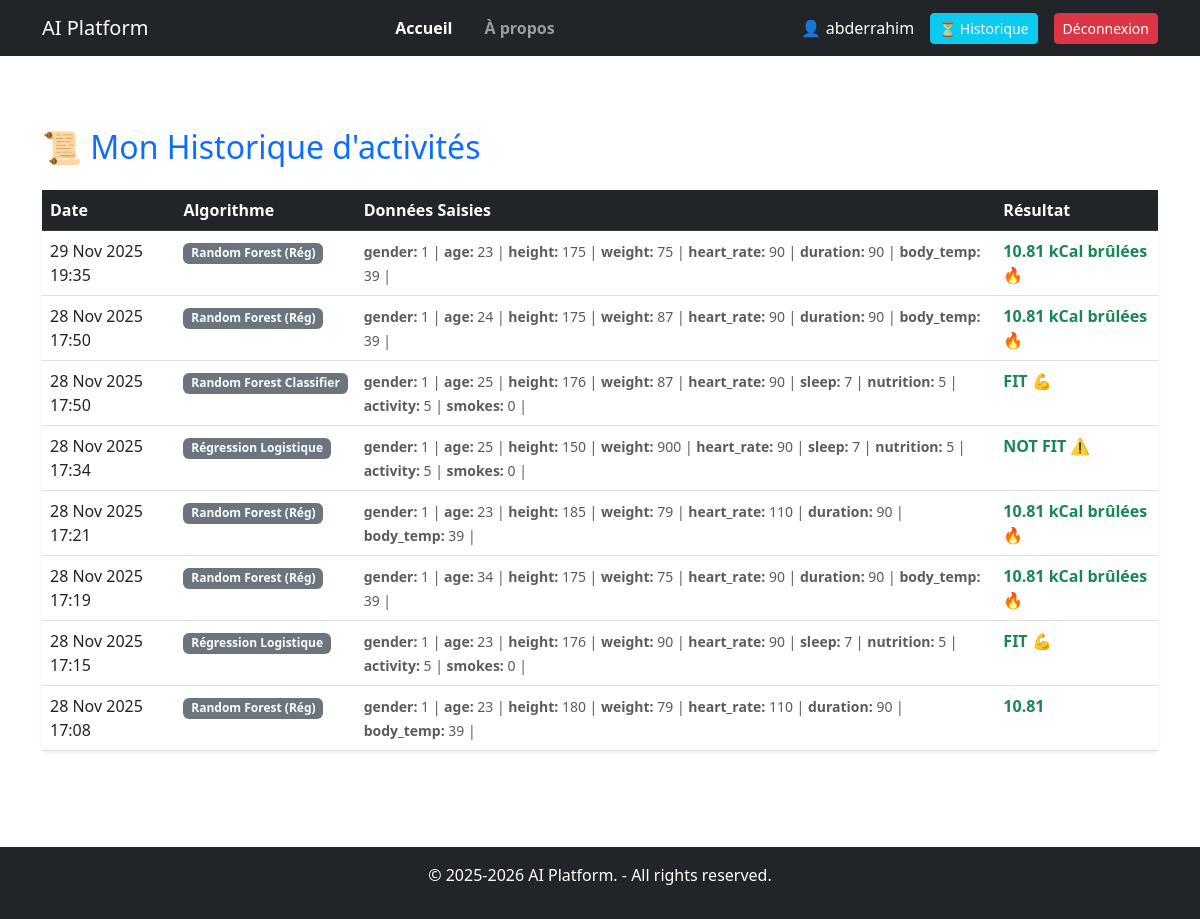
The page /historique/ (signed in) on the database as committed earlier.
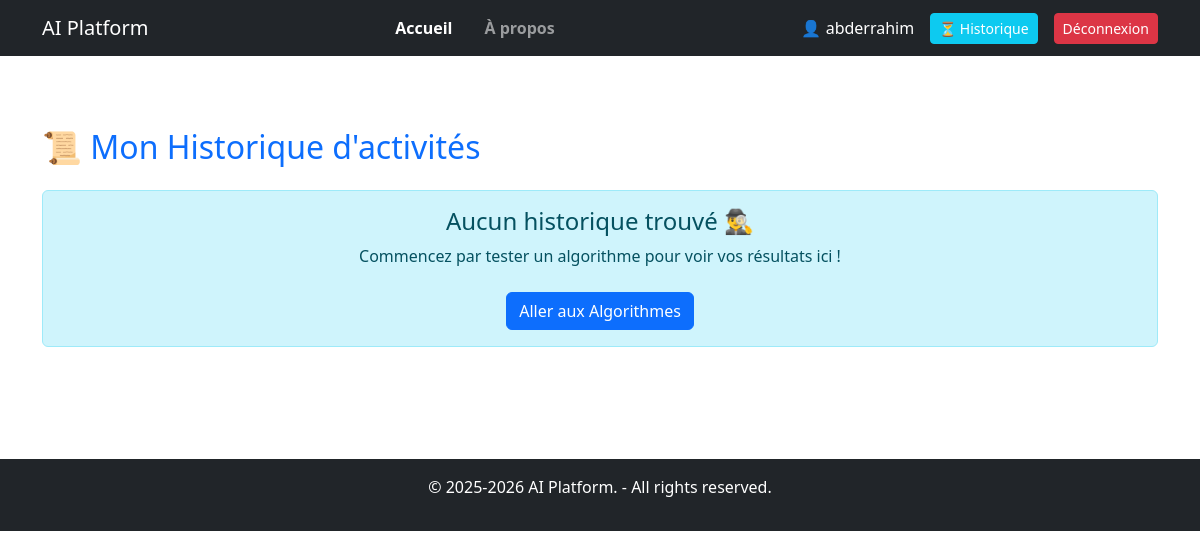
The same page on the database as committed later.
### algoML/models.py (models this page shows, shortened)
class Historique(models.Model):
    user = models.ForeignKey(User, on_delete=models.CASCADE)
    algo_name = models.CharField(max_length=100)
    input_data = models.JSONField()
    resultat = models.CharField(max_length=100)
    date = models.DateTimeField(auto_now_add=True)
    class Meta:
        ordering = ['-date']

### algoML/views.py (the view)
# urls.py: path('historique/', views.historique_view, name='historique'),
@login_required # Oblige à être connecté pour voir cette page
def historique_view(request):
    historiques = Historique.objects.filter(user=request.user)
    return render(request, 'historique.html', {'historiques': historiques})

### algoML/templates/historique.html
{% include "includes/header.html" %}
{% load static %}
<div class="container py-5">
    <h2 class="mb-4 text-primary">📜 Mon Historique d'activités</h2>
    {% if historiques %}
        <div class="card shadow-sm border-0">
            <div class="card-body p-0">
                <div class="table-responsive">
                    <table class="table table-hover mb-0">
                        <thead class="table-dark">
                            <tr>
                                <th>Date</th>
                                <th>Algorithme</th>
                                <th>Données Saisies</th>
                                <th>Résultat</th>
                            </tr>
                        </thead>
                        <tbody>
                            {% for item in historiques %}
                            <tr>
                                <td>{{ item.date|date:"d M Y H:i" }}</td>
                                <td>
                                    <span class="badge bg-secondary">{{ item.algo_name }}</span>
                                </td>
                                <td>
                                    <small class="text-muted">
                                        {% for key, value in item.input_data.items %}
                                            {% if key != 'algo' %} <strong>{{ key }}:</strong> {{ value }} |
                                            {% endif %}
                                        {% endfor %}
                                    </small>
                                </td>
                                <td>
                                    <span class="fw-bold text-success">{{ item.resultat }}</span>
                                </td>
                            </tr>
                            {% endfor %}
                        </tbody>
                    </table>
                </div>
            </div>
        </div>
    {% else %}
        <div class="alert alert-info text-center">
            <h4>Aucun historique trouvé 🕵️‍♂️</h4>
            <p>Commencez par tester un algorithme pour voir vos résultats ici !</p>
            <a href="{% url 'index' %}" class="btn btn-primary mt-2">Aller aux Algorithmes</a>
        </div>
    {% endif %}
</div>
{% include "includes/footer.html" %}

Rows that differ between the two databases and show on the page:
removed Historique: date "29 Nov 2025 19:35", algo_name "Random Forest (Rég)", input_data "gender" "age" "height" "weight" "heart_rate" "duration" "body_temp", input_data "1" "23" "175" "75" "90" "90" "39", resultat "10.81 kCal brûlées 🔥"
removed Historique: date "28 Nov 2025 17:50", algo_name "Random Forest (Rég)", input_data "gender" "age" "height" "weight" "heart_rate" "duration" "body_temp", input_data "1" "24" "175" "87" "90" "90" "39", resultat "10.81 kCal brûlées 🔥"
removed Historique: date "28 Nov 2025 17:50", algo_name "Random Forest Classifier", input_data "gender" "age" "height" "weight" "heart_rate" "sleep" "nutrition" "activity" "smokes", input_data "1" "25" "176" "87" "90" "7" "5" "5" "0", resultat "FIT 💪"
removed Historique: date "28 Nov 2025 17:34", algo_name "Régression Logistique", input_data "gender" "age" "height" "weight" "heart_rate" "sleep" "nutrition" "activity" "smokes", input_data "1" "25" "150" "900" "90" "7" "5" "5" "0", resultat "NOT FIT ⚠️"
removed Historique: date "28 Nov 2025 17:21", algo_name "Random Forest (Rég)", input_data "gender" "age" "height" "weight" "heart_rate" "duration" "body_temp", input_data "1" "23" "185" "79" "110" "90" "39", resultat "10.81 kCal brûlées 🔥"
removed Historique: date "28 Nov 2025 17:19", algo_name "Random Forest (Rég)", input_data "gender" "age" "height" "weight" "heart_rate" "duration" "body_temp", input_data "1" "34" "175" "75" "90" "90" "39", resultat "10.81 kCal brûlées 🔥"
removed Historique: date "28 Nov 2025 17:15", algo_name "Régression Logistique", input_data "gender" "age" "height" "weight" "heart_rate" "sleep" "nutrition" "activity" "smokes", input_data "1" "23" "176" "90" "90" "7" "5" "5" "0", resultat "FIT 💪"
removed Historique: date "28 Nov 2025 17:08", algo_name "Random Forest (Rég)", input_data "gender" "age" "height" "weight" "heart_rate" "duration" "body_temp", input_data "1" "23" "180" "79" "110" "90" "39", resultat "10.81"
Other text that changed with them:
text no longer shown: "Date Algorithme Données Saisies Résultat"
text now shown: "Aucun historique trouvé 🕵️‍♂️ Commencez par tester un algorithme pour voir vos résultats ici ! Aller aux Algorithmes"
